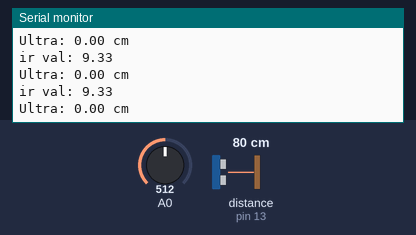
The sketch below on a simulated Arduino Uno, built with avr-gcc and run on an emulated ATmega328P. Parts: the last lines printed to the serial monitor. Wiring (inferred from the names in the program): ultrasonic range finder: trigger pin 12; echo pin 13. The test bench sets the inputs (shaded band); at power-on: A0 = 512, distance to the obstacle (sensor on pin 13) 80 cm. The echo pulse lasts 58.3 µs per cm.

Above: at 2.2 s.
2.3 s: A0 set to 716
At 2.9 s:
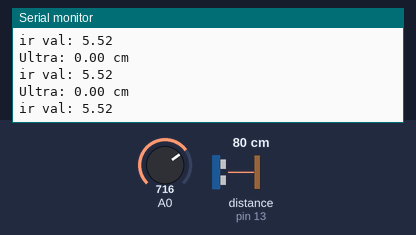
5.3 s: A0 set to 900
At 6.4 s:
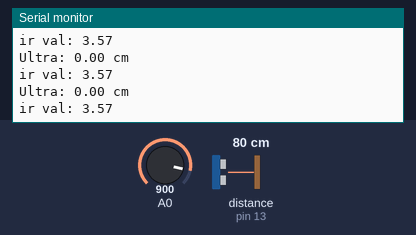
Timing chart, 0 to 8.3 s (numbered marks = the images above; inputs shaded):
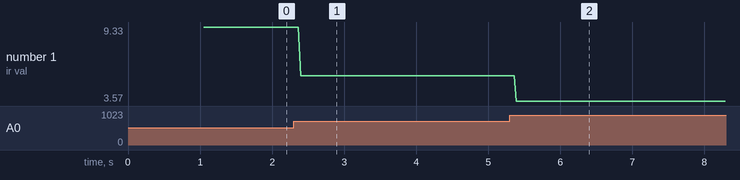

The sketch:

sketch_kwoodward_maestro_robotintf.ino
```cpp
#include <SoftwareSerial.h>

// Board:    Arduino Uno with Parallax Board of Education
// Title:    maestro_mod
// Date:     2013-03-28
// Author:   Kim Woodward
// Website:  rpiexperimenter.blogspot.com
// Details:  This is a sketch connecting Arduino and
//           the Mini Maestro Serial Servo Controller
//           to four servos, an LCD panel, an IR distance
//           sensor, and an ultrasonic distance sensor.

// Pololu Mini-Maestro 18 Serial Servo Controller
// Power 9v Seperate power supply from Arduino
// GND to GND on the Arduino
// SSC RX pin to Arduino TX pin Pin04
// SSC TX pin to Arduino RX pin Pin03
// Channel 0 - Ultrasonic Distance Sensor Servo
// Channel 2 - Camera Pan Servo
// Channel 4 - Camera Tilt Servo
// Channel 6 - IR Distance Sensor Servo

// GP2D12 IR Distance Sensor
// Power 5v from the Arduino
// GND to GND on the Arduino
// GP2D12 Sensor analog Rx pin to Arduino Analog pin 0

// Parallax 2x16 Serial LCD Panel
// Power 5v from the Arduino
// GND to GND on the Arduino
// LCD Rx pin to Arduino TX pin Pin06

// HC-SR04 Ultrasonic Distance Sensor
// Power 5v from the Arduino
// GND to GND on the Arduino
// HC-SR04 Trig to Arduino TX pin Pin13
// HC-SR04 Echo to Arduino RX pin Pin12

// LIBRARIES---------------
// Included libraries
// NewSoftSerial
#include <Arduino.h>
#include <SoftwareSerial.h>
// ^^^---------------------//

// DEFINE------------------
// Define constants
// Serial pins
const int tx_ToSSC=4; ///< Tx pin going to SSC
const int rx_ToSSC=3; ///< Rx pin coming from SSC
const int tx_ToLCD=6; ///< Tx pin going to LCD panel
const int rx_FrmLCD=5; ///< Rx pin coming from LCD panel(nc)
// Digital pins
const int digtx_ToUltraTrig=12; ///< Tx pin going to ultrasonic sensor trig
const int digrx_FrmUltraEcho=13; ///< Rx pin coming from ultrasonic sensor echo
// Channels on SSC
const int chan_ultraservo=0; ///< Channel 0 - Ultrasonic Distance Sensor Servo
const int chan_camerapanservo=2; ///< Channel 2 - Camera Pan Servo
const int chan_cameratiltservo=4; ///< Channel 4 - Camera Tilt Servo
const int chan_irdistservo=6; ///< Channel 6 - IR Distance Sensor Servo
// Analog pins
const int rx_irdistanalog=0; ///< IR Distance Sensor analog Rx
// ^^^---------------------//

// INITUALIZE--------------
// initalizing serial connections
SoftwareSerial SSC_Serial = SoftwareSerial(rx_ToSSC, tx_ToSSC);
SoftwareSerial LCD_Serial = SoftwareSerial(rx_FrmLCD, tx_ToLCD);
// ^^^---------------------//

// SETUP-------------------
// run once, when the sketch starts
void setup()
{
  // setup pins for serial interface to SSC
  pinMode(rx_ToSSC, INPUT);
  digitalWrite(tx_ToSSC, HIGH);
  pinMode(tx_ToSSC, OUTPUT);
  // set SSC serial interface speed
  SSC_Serial.begin(9600);

  // setup pins for serial interface to LCD
  pinMode(rx_FrmLCD, INPUT);
  digitalWrite(tx_ToLCD, HIGH);
  pinMode(tx_ToLCD, OUTPUT);
  // set LCD serial interface speed
  LCD_Serial.begin(9600);
  // initial clear and backlight for LCD
  LCD_Serial.write(12); // Clear
  LCD_Serial.write(17); // Turn backlight on
  delay(5);             // Required delay for response

  // set SSC servos to initial state
  ssc_cmnd_pwm(chan_ultraservo,6000);
  ssc_cmnd_pwm(chan_camerapanservo,6000);
  ssc_cmnd_pwm(chan_cameratiltservo,6000);
  ssc_cmnd_pwm(chan_irdistservo,6000);

  // set Ultrasonic Distance Sensor pins
  pinMode(digtx_ToUltraTrig, OUTPUT);
  pinMode(digrx_FrmUltraEcho, INPUT);

  // setup our serial monitor
  Serial.begin(9600);

  // wait for settling to happen
  delay(1000);
}

// Send a Set servo pwm command to the Maestro.
// Target is in units of quarter microseconds
// so the normal range is 4000 to 8000.
void ssc_cmnd_pwm(unsigned char servo, unsigned int target)
{
    SSC_Serial.write(0xAA); //start byte
    SSC_Serial.write(0x0C); //device id
    SSC_Serial.write(0x04); //command number
    SSC_Serial.write(servo); //servo number
    SSC_Serial.write(target & 0x7F);
    SSC_Serial.write((target >> 7) & 0x7F);
}

// display two strings on the LCD panel
void lcd_display_2_str(String myvalue1, String myvalue2) {
  delay(100);
  LCD_Serial.write(12); // Clear
  LCD_Serial.print(myvalue1); // First line
  LCD_Serial.write(13); // Form Feed
  LCD_Serial.print(myvalue2); // Second line
}

// display string and int value on one line, string on second line on the LCD panel
void lcd_display_2_str_int(String myvalue1, int myvalue, String myvalue2) {
  delay(100);
  LCD_Serial.write(12); // Clear
  LCD_Serial.print(myvalue1); // First line
  LCD_Serial.print(myvalue, DEC);
  LCD_Serial.write(13); // Form Feed
  LCD_Serial.print(myvalue2); // Second line
}

// display integer value on the LCD panel
void lcd_display_int_val(int myvalue) {
  delay(100);
  LCD_Serial.write(12);                 // Clear
  LCD_Serial.print("val: ");
  LCD_Serial.print(myvalue, DEC);  // First line
  LCD_Serial.write(13);                 // Form feed
}

/*
 read_gp2d12_range
 Function that reads a value from GP2D12 infrared distance sensor and returns a value in centimeters.

 This sensor should be used with a refresh rate of 36ms or greater.

 BY: Javier Valencia 2008

 float read_gp2d12_range(byte pin)

 It can return -1 if something gone wrong.

 */

float read_gp2d12_range(byte pin) {
	int tmp;

	tmp = analogRead(pin);
	if (tmp < 3)
		return -1; // invalid value

	return (6787.0 /((float)tmp - 3.0)) - 4.0;
}

void test_irdistance()
{
  float myval;
  myval = read_gp2d12_range(rx_irdistanalog);
  Serial.print("ir val: ");
  Serial.println(myval);
//  LCD_Serial.write(12);                 // Clear
//  LCD_Serial.print("ir val: ");
//  LCD_Serial.print(myval, DEC);         // First line
//  LCD_Serial.write(13);                 // Form feed
}

/*
  HC-SR04 Ping distance sensor
  VCC to Arduino 5v, GND to Arduino GND
  Echo to Arduino pin 13, Trig to Arduino pin 12
  more info at: http://goo.gl/kJ8G1
  */

float grab_ultrasonic()
{
  int duration;
  float distance;
  digitalWrite(digtx_ToUltraTrig, LOW);
  delayMicroseconds(2);
  digitalWrite(digtx_ToUltraTrig, HIGH);
  delayMicroseconds(10);
  digitalWrite(digtx_ToUltraTrig, LOW);
  duration = pulseIn(digrx_FrmUltraEcho, HIGH);
  distance = (duration/2) / 29.1;
}

void test_ultrasonic()
{
  float mydist;
  mydist = grab_ultrasonic();
  if (mydist >= 200 || mydist <= 0){
    Serial.println("Ultra: Out of range");
//    LCD_Serial.write(12);                 // Clear
//    LCD_Serial.print("Out of range");
//    LCD_Serial.write(13);                 // Form feed
  } else {
    Serial.print("Ultra: ");
    Serial.print(mydist);
    Serial.println(" cm");
//    LCD_Serial.write(12);                 // Clear
//    LCD_Serial.print("Out of range");
//    LCD_Serial.print(mydist, DEC);
//    LCD_Serial.print(" cm");
//    LCD_Serial.write(13);                 // Form feed
  }
}

// ^^^---------------------//

// LOOP--------------------// The base for the program
void loop()
{
  // test for servo movement
//   delay(1000);
//   lcd_display_int_val(4000);
//   ssc_cmnd_pwm(chan_ultraservo, 4000);
//   delay(1000);
//   lcd_display_int_val(6000);
//   ssc_cmnd_pwm(chan_ultraservo, 6000);
//   delay(1000);
//   lcd_display_int_val(8000);
//   ssc_cmnd_pwm(chan_ultraservo, 8000);
//   delay(1000);
//   lcd_display_int_val(6000                                                                                                                                                                                                                                                                                                                                                                                                                                                                        );
//   ssc_cmnd_pwm(chan_ultraservo, 6000);
  // test for distance sensors
  test_ultrasonic();
  test_irdistance();
}
// ^^^---------------------//
```

Measured:
- after the input at 2.3 s, the serial monitor: prints a new line after 0.10 s (image 1)
- after the input at 5.3 s, the serial monitor: prints a new line after 0.09 s (image 2)
- plotted number 1: 9.33 → 5.52 after the input at 2.3 s, 5.52 → 3.57 after the input at 5.3 s
